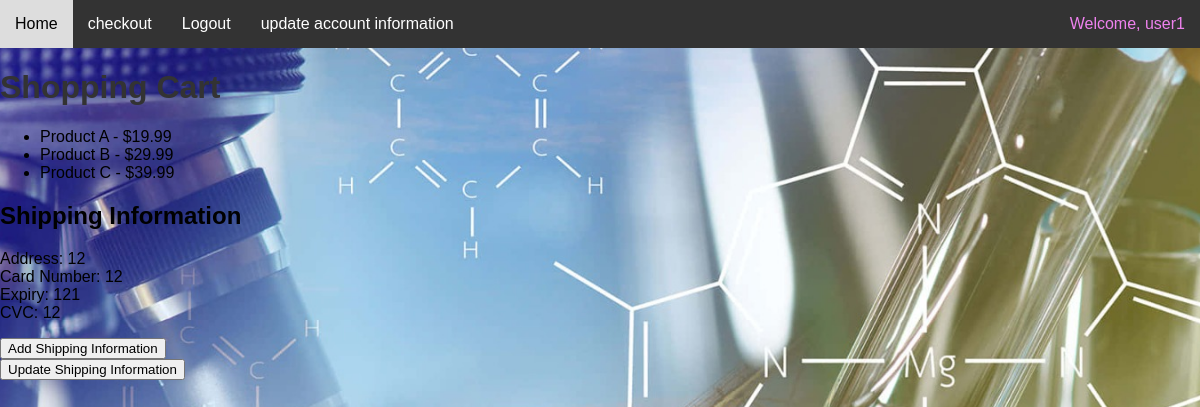
The app's page /webStore/public/checkoutform.php (signed in) with its own data.
### tables this page shows
CREATE TABLE `user` (
  `userid` int(10) NOT NULL,
  `email` varchar(80) NOT NULL,
  `password` varchar(255) NOT NULL,
  `username` varchar(50) NOT NULL,
  `firstname` varchar(20) NOT NULL,
  `lastname` varchar(20) NOT NULL,
  `phoneno` int(8) NOT NULL
);

CREATE TABLE `shippinginfo` (
  `shippingid` int(10) NOT NULL,
  `userid` int(10) NOT NULL,
  `address` varchar(255) NOT NULL,
  `cardnumber` int(16) NOT NULL,
  `expiry` int(4) NOT NULL,
  `cvc` int(3) NOT NULL
);

### webStore/public/checkoutform.php (the view, shortened to what this page needs)
<!DOCTYPE html>
<html lang="en">
<head>
</head>
<body>
<?php
$cartItems = [
    ['id' => 1, 'name' => 'Product A', 'price' => 19.99],
    ['id' => 2, 'name' => 'Product B', 'price' => 29.99],
    ['id' => 3, 'name' => 'Product C', 'price' => 39.99],
];
require_once "config.php";
require_once 'index1.php';
$useridToRetrieve = $userid;
$con = mysqli_connect($db_hostname, $db_username, $db_password, $db_database);
$query = "SELECT * FROM shippinginfo WHERE userid = $useridToRetrieve";
$result = mysqli_query($con, $query);
while ($row = mysqli_fetch_assoc($result)) {
    $shippinginfo = [
    'address' => $row['address'],
    'cardnumber' => $row['cardnumber'],
    'expiry' => $row['expiry'],
    'cvc' => $row['cvc'],
    ];
}
?>
<!DOCTYPE html>
<link rel="stylesheet" href="styles.css">
<h1>Shopping Cart</h1>
<ul>
    <?php foreach ($cartItems as $item): ?>
        <li><?= $item['name'] ?> - $<?= $item['price'] ?></li>
    <?php endforeach; ?>
</ul>
<h2>Shipping Information</h2>
<p>
    Address: <?= isset($shippinginfo['address']) ? $shippinginfo['address'] : 'N/A' ?><br>
    Card Number: <?= isset($shippinginfo['cardnumber']) ? $shippinginfo['cardnumber'] : 'N/A' ?><br>
    Expiry: <?= isset($shippinginfo['expiry']) ? $shippinginfo['expiry'] : 'N/A' ?><br>
    CVC: <?= isset($shippinginfo['cvc']) ? $shippinginfo['cvc'] : 'N/A' ?><br>
</p>
<form action="shippinginfoform.php" method="post">
        <button type="submit" name="addshippinginfo">Add Shipping Information</button>
	</form>
<form action="updateshippinginfoform.php" method="post">
        <button type="submit" name="updateshippinginfo">Update Shipping Information</button>
    </form>
</body>
</html>

### webStore/public/navbar.php (shortened to what this page needs)
<nav class="topnav">
    <a href="usermain.php">Home</a>
    <a href="checkout.php">checkout</a>
    <?php if (isset($row["username"])): ?>
        <div class="welcome">
            Welcome, <?php echo $row["username"];?>
        </div>
        <a href="logout.php">Logout</a>
        <a href="updateuser.php">update account information</a>
    <?php endif; ?>
</nav>

### webStore/public/styles.css (style rules this page uses)
h1 { color: #333; }
.topnav { background-color: #333; overflow: hidden; }
.topnav a { float: left; display: block; color: #f2f2f2; text-align: center; padding: 14px 16px; text-decoration: none; }
.topnav a, .welcome a { text-decoration: none; color: white; font-size: 16px; font-family: Arial, sans-serif; padding: 15px; display: inline-block; }
.welcome { float: right; display: inline-block; padding: 15px; color:violet ; }

### webStore/public/navbar.php (style rules this page uses)
body { font-family: 'Arial', sans-serif; background: #f0f0f0 url(/finalphase2/SWAP-Phase2/webStore/public/inventoryimages/background3.jpg) no-repeat center center fixed; background-size: cover; margin: 0; padding: 0; }
h1 { color: #333; }
.topnav { background-color: #333; overflow: hidden; }
.topnav a { float: left; display: block; color: #f2f2f2; text-align: center; padding: 14px 16px; text-decoration: none; }
.topnav a, .welcome a { text-decoration: none; color: white; font-size: 16px; font-family: Arial, sans-serif; padding: 15px; display: inline-block; }
.welcome { float: right; display: inline-block; padding: 15px; color:violet ; }

### records on screen
user: username "user1"
shippinginfo: address "12", cardnumber "12", expiry "121", cvc "12"

### other values on screen
$item['name'] "Product A"
$item['price'] "19.99"
$item['name'] "Product B"
$item['price'] "29.99"
$item['name'] "Product C"
$item['price'] "39.99"
